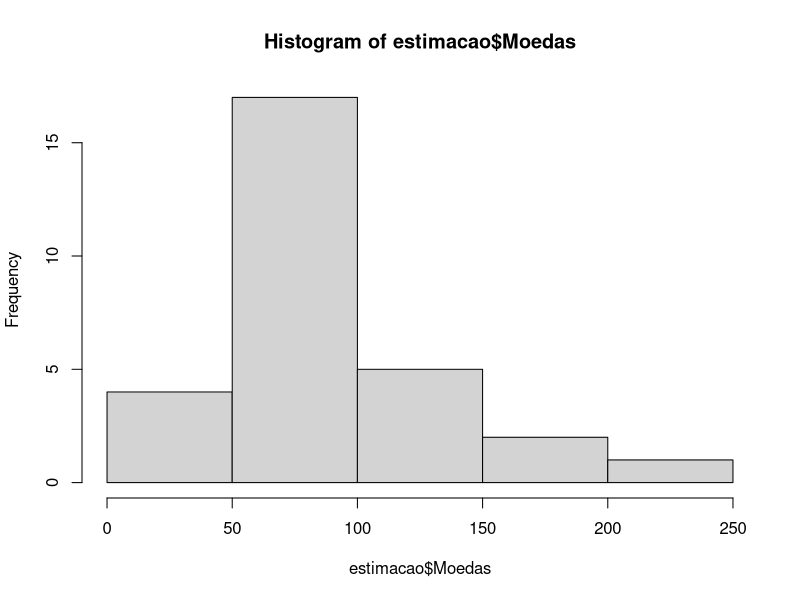
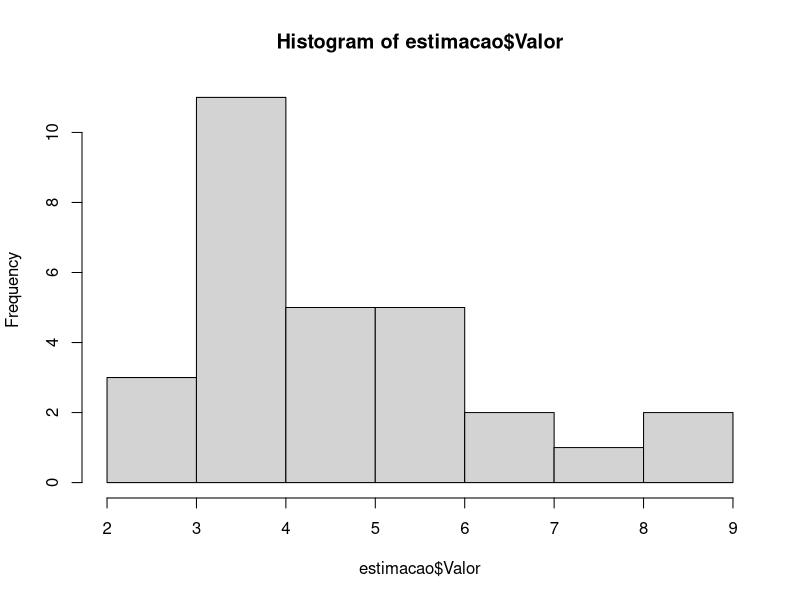

Here is the R script that generated these plots, in order:
## ---- chunk 1
knitr::opts_chunk$set(echo = TRUE)
## ---- chunk 2
estimacao <- read.csv(file="./estimativa_da_sala.csv", header=TRUE, sep=";")
## ---- chunk 3
summary(estimacao$Moedas)
hist(estimacao$Moedas)
shapiro.test(estimacao$Moedas)
## ---- chunk 4
summary(estimacao$Valor)
hist(estimacao$Valor)
shapiro.test(estimacao$Valor)
## ---- chunk 5
med_est_moed<-mean(estimacao$Moedas)
desvio_pad_moed<-sd(estimacao$Moedas)
erro_med_moed<-sd(estimacao$Moedas)/sqrt(length(estimacao$Moedas))
inter_conf_moed<-c(med_est_moed-2*erro_med_moed,med_est_moed+2*erro_med_moed)
## ---- chunk 6
cat("Estimativa de Média é:",med_est_moed)
cat("Intervalo de Confiança 95% é:",inter_conf_moed)
cat("Desvio padrão do estimador é:",desvio_pad_moed)
## ---- chunk 7
med_est_val<-mean(estimacao$Valor)
desvio_pad_val<-sd(estimacao$Valor)
erro_med_val<-sd(estimacao$Valor)/sqrt(length(estimacao$Valor))
inter_conf_val<-c(med_est_val-2*erro_med_val,med_est_val+2*erro_med_val)
## ---- chunk 8
cat("Estimativa de Média é:",med_est_val)
cat("Intervalo de Confiança 95% é:",inter_conf_val)
cat("Desvio padrão do estimador é:",desvio_pad_val)
## ---- chunk 9

moedas_exp<-c(22,21,30,60,43)
prop_exp<-round(moedas_exp/sum(moedas_exp)*100)
prop_mcn<-c(16,13,14,30,28)
moedas<-c("1","0,50","0,25","0,10","0,05")

print(data.frame(moedas,prop_exp,prop_mcn))

## ---- chunk 10

experimento <- read.csv(file="./resultados_experimentais.csv", header=FALSE, sep=";")

## ---- chunk 11
print(experimento$V1)
cat("Média dos resultados experimentais é:",mean(experimento$V1))
cat("Desvio padrão dos resultados experimentais é:",sd(experimento$V1))

## ---- chunk 12
t.test(estimacao$Moedas,mu=mean(experimento$V1),conf.level = 0.99)

## ---- chunk 13
power.t.test(power=0.9,delta=5,sd=4.9,sig.level=0.1,type="one.sample",alternative="two.sided")

## ---- chunk 14
h_0<-c(0,0,0,0,0)
aux<-0
for (i in 1:5) {
        aux<-estimacao$Moedas[((i-1)*6+1):((i-1)*6+6)]
        h_0[i]<-mean(aux,na.rm = TRUE)
}
## ---- chunk 15
library(broom)
conf_low<-c(0,0,0,0,0)
conf_high<-c(0,0,0,0,0)
p_value<-c(0,0,0,0,0)
ttest<-0
reject<-0
for (i in 1:5) {
        ttest<-tidy(t.test(experimento$V1,mu=h_0[i],conf.level = 0.9))
        conf_low[i]<-ttest$conf.low
        conf_high[i]<-ttest$conf.high
        p_value[i]<-ttest$p.value
        if (h_0[i]<conf_low[i] | h_0[i]>conf_high[i]) {
                reject<-reject+1
        }
}
## ---- chunk 16
cat("A hipótese nula foi rejeitada", reject, "vezes do total de 5 grupos")
cat("Os valores p dos testes foram", p_value)

## ---- chunk 17
library(lmtest)
dwtest(estimacao$Valor~1)
